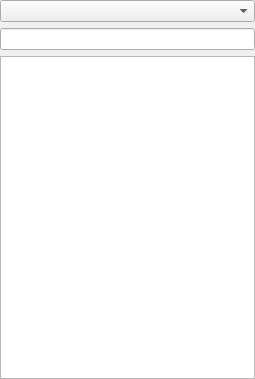
<?xml version="1.0" encoding="UTF-8"?>
<ui version="4.0">
 <class>QuickGeocodingToolbox</class>
 <widget class="QDockWidget" name="QuickGeocodingToolbox">
  <property name="geometry">
   <rect>
    <x>0</x>
    <y>0</y>
    <width>255</width>
    <height>379</height>
   </rect>
  </property>
  <property name="windowTitle">
   <string>Quick geocoding</string>
  </property>
  <widget class="QWidget" name="dockWidgetContents">
   <layout class="QVBoxLayout" name="verticalLayout">
    <property name="margin">
     <number>0</number>
    </property>
    <item>
     <widget class="QComboBox" name="cmbGeocoder"/>
    </item>
    <item>
     <widget class="QLineEdit" name="txtSearch">
      <property name="toolTip">
       <string>Enter address for geocoding</string>
      </property>
     </widget>
    </item>
    <item>
     <widget class="QListWidget" name="lstSearchResult"/>
    </item>
   </layout>
  </widget>
 </widget>
 <resources/>
 <connections/>
</ui>
